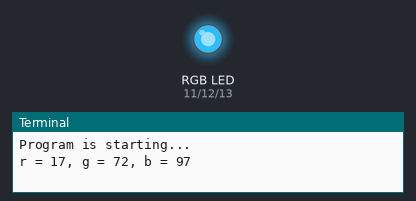
Recording of a program running on a simulated Raspberry Pi (header pin numbers). Parts: an RGB LED mixed from three pins (HIGH = lit), the last lines printed to the terminal. Dim RGB values are drawn brighter than linear; random numbers come from a fixed seed.

Above: at 0.15 s.
At 4.95 s:
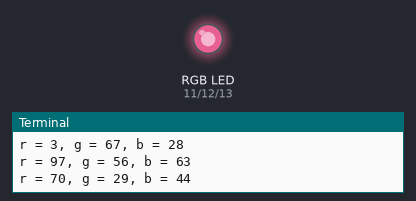
At 10.06 s:
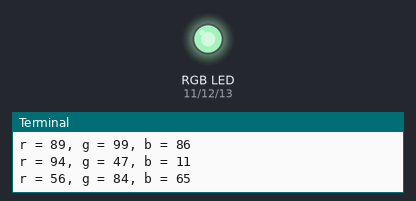
At 19.97 s:
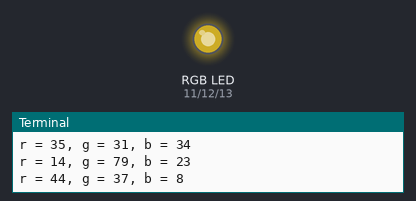
At 29.88 s:
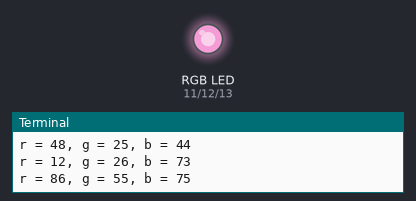
At 39.79 s:
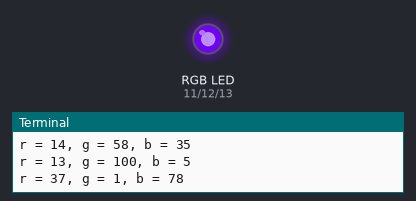
Timing chart, 0 to 40.0 s (numbered marks = the images above):
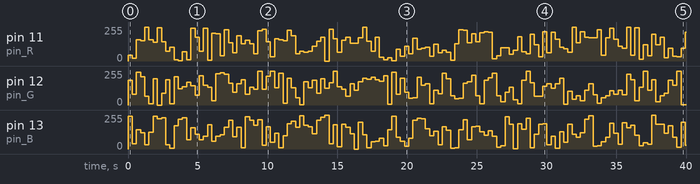

The program:

colorfulLED.py
```python
#########################
#		ColorfulLED		#
#########################
# @Author: Aaron Earl	#
# 5/25/19				#
#						#
# From Freenove RPi		#
# tutorials				#
# Ch.5 RGBLED			#
#						#
# Task: Use PWM and 	#
# SW PWM to change 		#
# RGBLED Colors			#
#########################

import RPi.GPIO as GPIO
import time
import random

pins = {'pin_R':11, 'pin_G':12, 'pin_B':13} #pins as a dict

def setup():

	global p_R, p_G,p_B
	print('Program is starting...')
	GPIO.setmode(GPIO.BOARD)			# Number the pins by physical loc

	for i in pins:
		GPIO.setup(pins[i], GPIO.OUT)	# Set pins' mode to output
		GPIO.output(pins[i], GPIO.HIGH) # Set pins to high(+3.3V) to off LED

	p_R = GPIO.PWM(pins['pin_R'], 2000)	# Set frequency to 2KHz
	p_G = GPIO.PWM(pins['pin_G'], 2000)
	p_B = GPIO.PWM(pins['pin_B'], 2000)
	p_R.start(0) 						# Initial duty cycle = 0
	p_G.start(0)
	p_B.start(0)

def setColor(r_val, g_val, b_val):

	p_R.ChangeDutyCycle(r_val)	# Change duty cycle
	p_G.ChangeDutyCycle(g_val)
	p_B.ChangeDutyCycle(b_val)

def loop():

	while True:
		r = random.randint(0, 100)	# Get a random integer from 0-100
		g = random.randint(0, 100)
		b = random.randint(0, 100)
		setColor(r, g, b)			# Set Random as duty cycle value
		print('r = %d, g = %d, b = %d' %(r, g, b))
		time.sleep(0.3)

def destroy():

	p_R.stop()
	p_G.stop()
	p_B.stop()
	GPIO.cleanup()

if __name__ == "__main__":

	setup()
	try:
		loop()
	except KeyboardInterrupt:	# When Ctrl+C is pressed destroy()
		destroy()
```

Measured:
- by itself, pin 11 (pin_R): 0/255 → 43/255 at 0.00 s, → 20/255 0.30 s later, → 161/255 0.30 s later, → 153/255 0.30 s later, … (132 changes in this stretch)
- by itself, pin 12 (pin_G): 0/255 → 184/255 at 0.00 s, → 82/255 0.30 s later, → 247/255 0.30 s later, → 212/255 0.30 s later, … (133 changes in this stretch)
